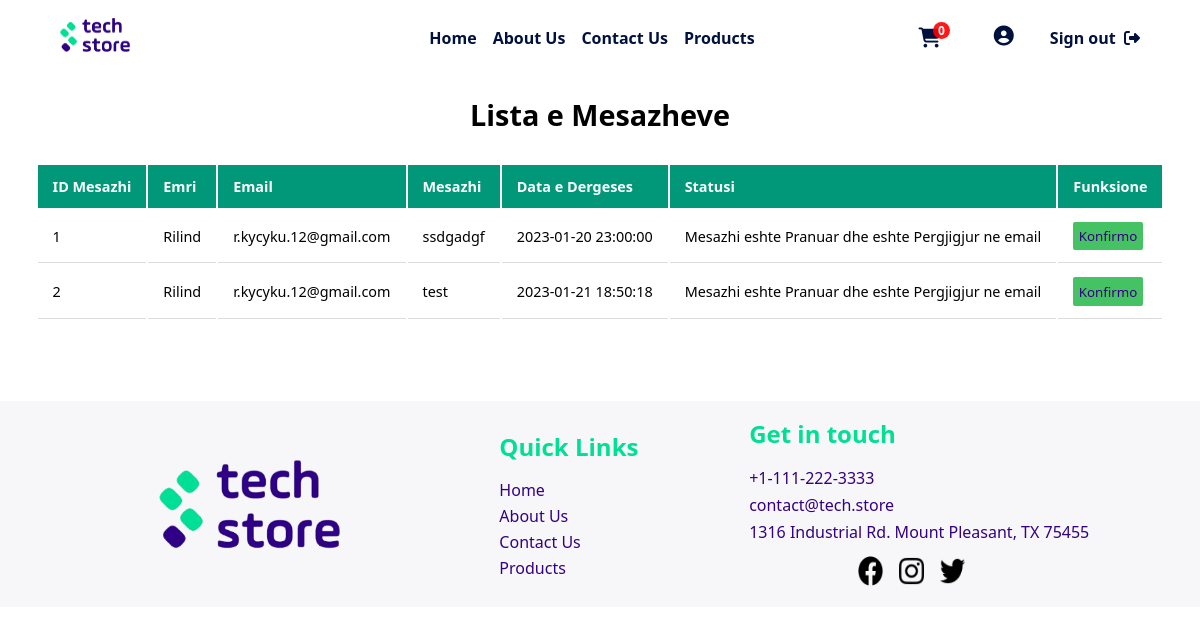
The app's page /php/admin/shfaqMesazhet.php (signed in), older data.
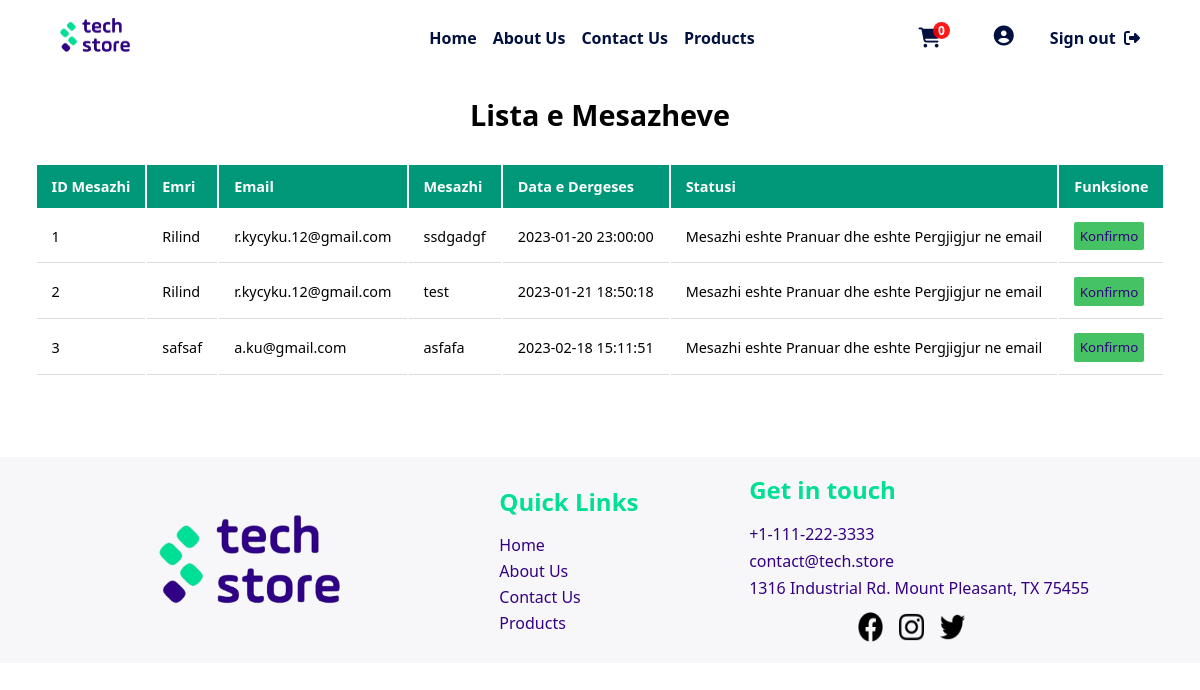
The same page, newer data.
### tables this page shows
CREATE TABLE `contactform` (
  `IDmesazhi` int(11) NOT NULL,
  `emri` varchar(50) NOT NULL,
  `email` varchar(50) NOT NULL,
  `mesazhi` varchar(255) NOT NULL,
  `dataDergeses` timestamp NOT NULL DEFAULT current_timestamp(),
  `statusi` varchar(80) NOT NULL DEFAULT 'Eshte Derguar me Sukses'
);

### php/db/dbcon.php (called while the page is built)
<?php
class dbCon
{
    private $conn = '';
    private $hostiIDB = 'localhost';
    private $emriDB = 'techstoredb';
    private $dbUsername = 'root';
    private $dbPass = '';
    public function connDB()
    {
        try {
            $this->conn = new PDO(
                "mysql:host=$this->hostiIDB;dbname=$this->emriDB", $this->dbUsername, $this->dbPass,
                [PDO::ATTR_DEFAULT_FETCH_MODE => PDO::FETCH_ASSOC]
            );
        } catch (PDOException $pdoe) {
            die("Nuk mund të lidhej me bazën e të dhënave {$this->emriDB} :" . $pdoe->getMessage());
        }
        return $this->conn;
    }
}
?>

### php/CRUD/contactFormCRUD.php (called while the page is built, shortened)
<?php
require_once('../db/dbcon.php');
class contactFormCRUD extends dbCon
{
    private $dbConn;
    public function __construct($IDmesazhi = '', $emri = '', $email = '', $msg = '', $statusi = '')
    {
        $this->dbConn = $this->connDB();
    }
    public function shfaqMesazhet()
    {
        try {
            $sql = "SELECT * FROM contactform";
            $stm = $this->dbConn->prepare($sql);
            $stm->execute();
            return $stm->fetchAll();
        } catch (Exception $e) {
            return $e->getMessage();
        }
    }
}
?>

### php/admin/shfaqMesazhet.php (the view, shortened to what this page needs)
<?php
require_once('../CRUD/contactFormCRUD.php');
$contactFormCRUD = new contactFormCRUD();
$contactForm = $contactFormCRUD->shfaqMesazhet();
?>
<!DOCTYPE html>
<html lang="en">
<head>
  <link rel="stylesheet" href="../../css/mesazhetStyle.css" />
  <link rel="stylesheet" href="../../css/adminDashboard.css" />
</head>
<body>
  <?php include '../design/header.php' ?>
  <div class="containerDashboardP">
    <h1>Lista e Mesazheve</h1>
    <table>
      <tr>
        <th>ID Mesazhi</th>
        <th>Emri</th>
        <th>Email</th>
        <th>Mesazhi</th>
        <th>Data e Dergeses</th>
        <th>Statusi</th>
        <th>Funksione</th>
      </tr>
      <?php
      foreach ($contactForm as $mesazhi) {
        ?>
        <tr>
          <td>
            <?php echo $mesazhi['IDmesazhi'] ?>
          </td>
          <td>
            <?php echo $mesazhi['emri'] ?>
          </td>
          <td>
            <?php echo $mesazhi['email'] ?>
          </td>
          <td>
            <?php echo $mesazhi['mesazhi'] ?>
          </td>
          <td>
            <?php echo $mesazhi['dataDergeses'] ?>
          </td>
          <td>
            <?php echo $mesazhi['statusi'] ?>
          </td>
          <td><button class="edito"><a
                href="../adminFunksione/konfirmoMesazhin.php?IDmesazhi=<?php echo $mesazhi['IDmesazhi'] ?>">Konfirmo</a></button>
          </td>
        </tr>
        <?php
      }
      ?>
    </table>
  </div>
  <?php
  include '../design/footer.php';
  include('../funksione/importimiScriptave.php') ?>
</body>
</html>

Row changes from the older to the newer data that the page shows:
added contactform: IDmesazhi "3", emri "safsaf", email "a.ku@gmail.com", mesazhi "asfafa", dataDergeses "2023-02-18 15:11:51", statusi "Mesazhi eshte Pranuar dhe eshte Pergjigjur ne email"
